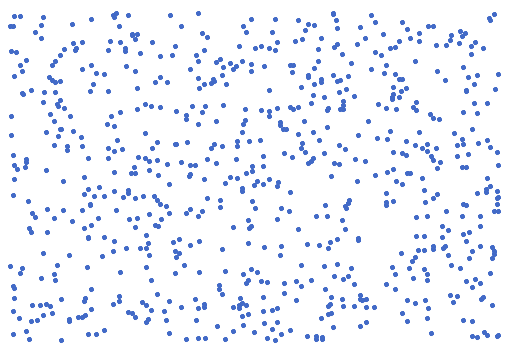
#> input picture 03 Points/points.jpg, 513 x 353 px
$ jupyter execute --allow-errors points3.ipynb   (shell and % lines are left out)   (older library calls are emulated)
#> lines starting #> are read from the running program, lines starting #| are printed output that depends on the picture; after the words box and inside, x2 and y2 are one past the last pixel; in counts of white or black regions, pixels touching at a corner belong together; long printed decimals are rounded
## Оценка количества точек на изображении
Т.к. необходимо получить информацию из изображения, будем использовать библиотеку компьютерного зрения OpenCV + Python

#### Подключение библиотек

[cell 1]
import cv2
import numpy as np
import requests
import os
import matplotlib.pyplot as plt
from IPython.display import Image

#### Загрузка исходного изображения и сохранение в файл

[cell 2]
url = 'https://lh5.googleusercontent.com/yO12GARP3fqmNOZ00zM9Q_nyBVWWfR_xVu8skrvAmhB1hzSJyq_F593jhQqS48aWJyCZ5jzDAQ=w513'
#> (the rest of this cell did not finish here and is left out)

#### Откроем

[cell 3]
Image('points.jpg')

#### Увеличим размер изображения

[cell 4]
im = cv2.imread("points.jpg")    # считываем изображение как массив
#> im is the input picture: shape (353, 513, 3); mean B, G, R 250.5, 243.1, 239.9
im_resized = cv2.resize(im, (int(im.shape[1]*2.5), int(im.shape[0]*2.5)), cv2.INTER_AREA)    # увеличиваем размер
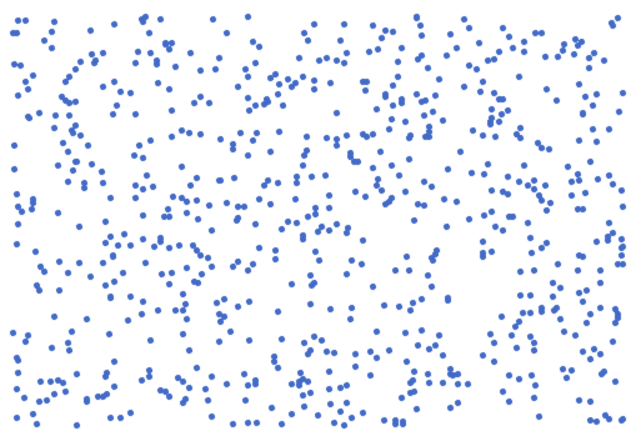
#> im_resized: shape (882, 1282, 3) (shown at 1/2 size); mean B, G, R 250.5, 243, 239.8
if not os.path.exists('temp'):    # создаем директорию temp для промежуточных изображений
    os.mkdir('temp')
cv2.imwrite(r'temp\resized.jpg', im_resized)    # записываем в файл
Image(r'temp\resized.jpg')    # открываем

Точки одного цвета, хорошо выделяются на монотонном фоне.<br>
Размер каждой отдельной точки варьируется не сильно. Но присутствуют точки, расположенные друг относительно друга с наложением.<br>
Низкое качество изображения и наличие наложений дадут много ошибок при поиске определенного образа (круга) на изображении.<br>
Поэтому попробуем искать замкнутые контуры и анализировать их площадь.

Для того, чтобы искать контуры, необходимо провести предварительную подготовку изображения.

#### Конвертируем изображение из цветного в "серое"

[cell 5]
imgray = cv2.cvtColor(im_resized,cv2.COLOR_BGR2GRAY)    # конвертируем из цветного в "серое"
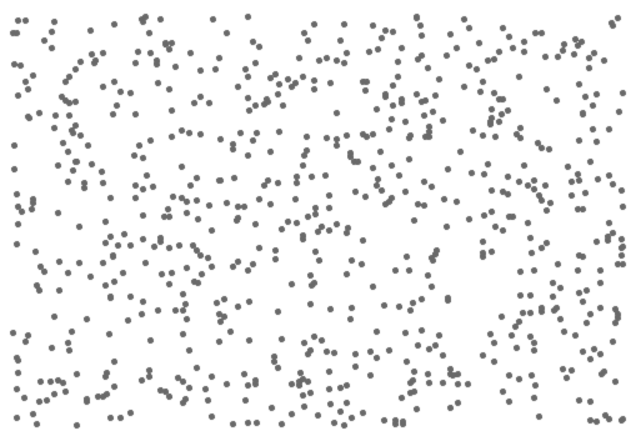
#> imgray: shape (882, 1282) (shown at 1/2 size); min 103, max 255, mean 242.9
cv2.imwrite(r'temp\gray.jpg', imgray)    # записываем в файл и открываем
Image(r'temp\gray.jpg')

#### Конвертируем "серое" изображение в бинарное (каждый пиксель 0 или 1)

[cell 6]
ret,thresh = cv2.threshold(imgray,127,255,0)    # конвертируем из "серого" в бинарное
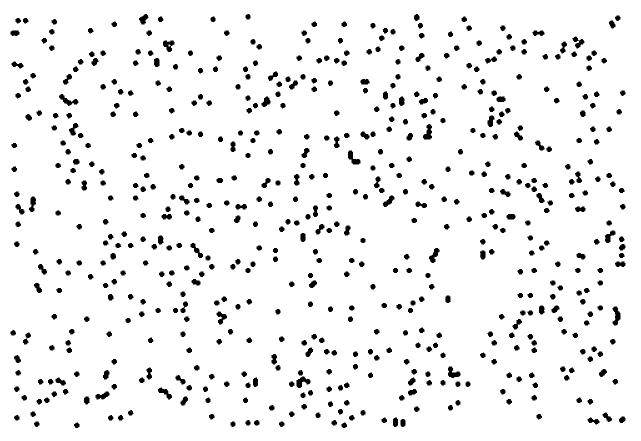
#> thresh: shape (882, 1282) (shown at 1/2 size); 94.3% white; 600 black regions
cv2.imwrite(r'temp\thresh.jpg', thresh)    # записываем в файл и открываем
Image(r'temp\thresh.jpg')

#### Находим контуры на изображении. Координаты границ контуров записываем в список contours

[cell 7]
im2, contours, hierarchy = cv2.findContours(thresh,cv2.RETR_TREE,cv2.CHAIN_APPROX_NONE)
#> contours = 603 contours, 2 with area under 20; largest, box (x1, y1, x2, y2) and area: (0, 0, 1282, 882) 1128561, (117, 187, 158, 213) 418, (1224, 612, 1242, 652) 416, (592, 752, 622, 777) 399, (845, 247, 865, 280) 394

#### Отобразим контуры
Покажем контуры красным цветом на "сером" изображении

[cell 8]
imgray2 = cv2.cvtColor(thresh,cv2.COLOR_GRAY2BGR)    # конвертируем бинарное изображение в цветное
#> imgray2: shape (882, 1282, 3); 94.3% white; 600 black regions, largest, box (x1, y1, x2, y2) and area: (1225, 613, 1241, 651) 370, (118, 188, 157, 212) 368, (593, 753, 621, 776) 355
cv2.drawContours(imgray2, contours, -1, (0,0,255), 2)    # рисуем контуры красным цветом
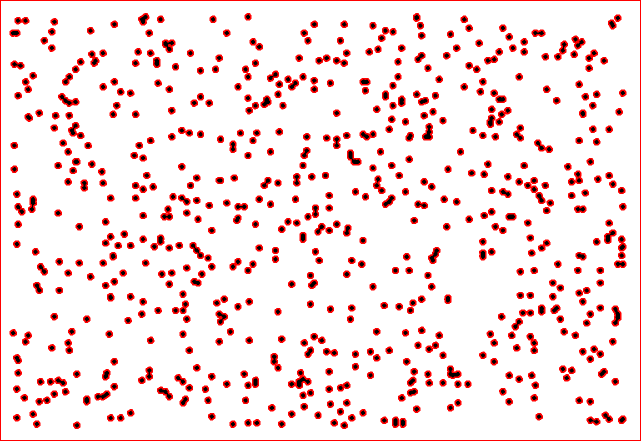
#> imgray2: shape (882, 1282, 3) (shown at 1/2 size); mean B, G, R 225.2, 225.2, 246.3
cv2.imwrite(r'temp\contours.jpg', imgray2)    # сохраняем в файл и открываем
Image(r'temp\contours.jpg')

#### Проализируем площади контуров
Для этого построим гистограмму распределения площадей

[cell 9]
area_list = []
for i in range(len(contours)):    # создаем список площадей контуров
    area_list.append(cv2.contourArea(contours[i]))
#> after the loop, area_list = 603 values, max 1128561 at index 0, min 0 at index 314, mean 1996.4
print('Amount of contours :', len(area_list))
#| Amount of contours : 603
# выводим гистограмму
plt.figure(figsize=(8, 6))
#> (this line was passed over: IPython is not available in this run)
plt.hist(area_list)
#> (this line was passed over: IPython is not available in this run)
plt.show()

В данных присутствует выброс - контур с очень большой площадью. Это прямоугольный контур всего изображения (см. предыдущее изображение)

#### Избавляемся от выброса

[cell 10]
area_list.sort()    # сортируем список площадей контуров
area_list.pop(-1)    # удаляем контур с максимальной площадью
print(area_list[:10])
#| [0.0, 8.0, 98.0, 98.0, 98.0, 98.0, 99.5, 99.5, 99.5, 99.5]

Видим, что также присутствуют 2 выброса в меньшую сторону. Избавляемся.

[cell 11]
area_list = area_list[2:]    # срезаем два первых элемента из сортированного списка площадей
#> area_list = 600 values from 98 to 418

Снова построим гистограмму

[cell 12]
# выводим гистограмму
plt.figure(figsize=(8, 6))
#> (this line was passed over: IPython is not available in this run)
plt.hist(area_list, bins=100)
#> (this line was passed over: IPython is not available in this run)
plt.show()

#### Определим площадь отдельной точки
Больше всего контуров имеют площадь в районе 100.<br> Это контуры отдельных точек на изображении (т.к. отдельных точек гораздо больше чем групповых). <br>Рассмотрим эту область гистограммы.

[cell 13]
# выводим гистограмму в диапазоне 90..120
plt.figure(figsize=(8, 6))
#> (this line was passed over: IPython is not available in this run)
plt.hist(area_list, bins=30, range=(90, 120))
#> (this line was passed over: IPython is not available in this run)
plt.show()

Площадь отдельной точки на изображении лежит в диапазоне примерно 97..112<br>
За предельные расчетные значения площадей отдельной точки принимаем 95 и 113

[cell 14]
max_area_of_point = 113    # макс. значение площади отдельной точки
min_area_of_point = 95    # мин. значение площади отдельной точки

#### Определим из скольких точек состоит максимальная группа (точки с наложениями)

[cell 15]
max_area = max(area_list)
#> max_area = 418
print(max_area / max_area_of_point)
#| 3.699

#### Считаем общее количество точек

Имеем максимальную группу из 4 точек.<br>
Поэтому распределяем контуры на 4 группы (по площадям) и считаем общее количество точек.<br>
Рисуем разным цветом контуры, включающие в себя разное количество точек (для визуального контроля результата):
 - конутр с 1 точкой - красный<br>
 - контур с 2 точками - голубой<br>
 - контур с 3 точками - желтый<br>
 - контур с 4 точками - зеленый<br>

[cell 16]
points = 0

for k in range(len(contours)):
    if min_area_of_point < cv2.contourArea(contours[k]) <= max_area_of_point:
        cv2.drawContours(im_resized, contours[k], -1, (0,0,255), 2)    # 1 точка, красный контур
        points += 1
    elif max_area_of_point < cv2.contourArea(contours[k]) <= max_area_of_point * 2:
        cv2.drawContours(im_resized, contours[k], -1, (255,255,0), 2)    # 2 точки, голубой контур
        points += 2
    elif max_area_of_point * 2 < cv2.contourArea(contours[k]) <= max_area_of_point * 3:
        cv2.drawContours(im_resized, contours[k], -1, (0,255,255), 2)    # 3 точки, жёлтый конту
        points += 3
    elif max_area_of_point * 3 < cv2.contourArea(contours[k]) <= max_area_of_point * 4:
        cv2.drawContours(im_resized, contours[k], -1, (0,255,0), 2)    # 4 точки, зелёный контур
        points += 4
#> this loop made 603 passes
#> points on passes 2 to 13: 1, 2, 3, 4, 5, 6, 7, 8, 10, 12, 14, 15
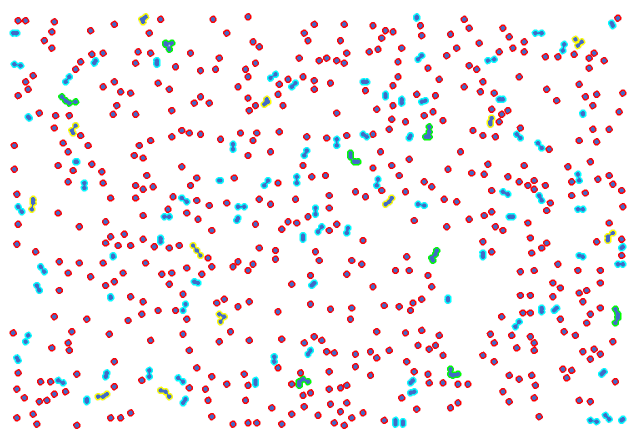
#> im_resized: shape (882, 1282, 3) (shown at 1/2 size); 6.05% of pixels changed, all inside (x1, y1, x2, y2) = (19, 26, 1253, 858)
#> after the loop, points = 731

#### Выводим результат

[cell 17]
cv2.putText(im_resized, str(points),
            (0, 25), cv2.FONT_HERSHEY_SCRIPT_SIMPLEX, 0.8, (0, 0, 0), 2)    # добавляем текст на изображение
#> im_resized: shape (882, 1282, 3); 0.03% of pixels changed, all inside (x1, y1, x2, y2) = (1, 7, 43, 27)
cv2.imwrite('result.jpg', im_resized)    # записываем результат в файл
print('Amount of points :', points)    # выводим итоговое количество точек
#| Amount of points : 731
Image('result.jpg')    # выводим результирующее изображение
